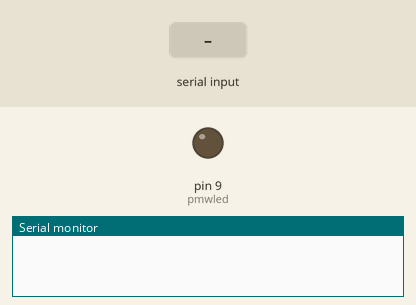
Recording of a sketch running on a simulated Arduino Uno, built with avr-gcc and run on an emulated ATmega328P. Parts: output pins drawn as LEDs (lit = HIGH), the last lines printed to the serial monitor. The inputs (shaded band) are chosen by the test bench.

Above: at 1.2 s.
1.3 s: "30,150\n" received over Serial
At 2.5 s:
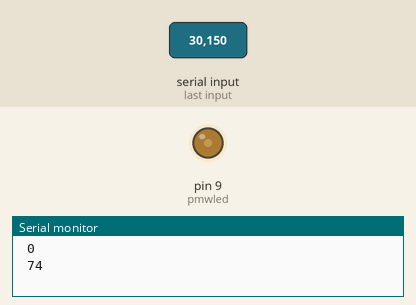
2.8 s: "90,45\n" received over Serial
4.3 s: "200\n" received over Serial
Timing chart, 0 to 7.3 s (numbered marks = the images above; inputs shaded):
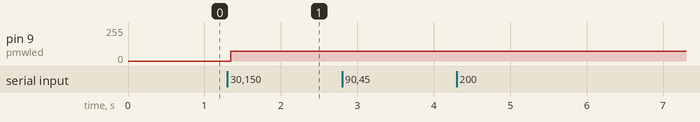

Measured:
- after the input at 1.3 s, pin 9 (pmwled): 0/255 → 74/255 after 0.05 s

The sketch:

Dimmer_Bluetooth.ino
```cpp
int pmwled = 9;
byte brightness = 0;

void setup() {
  pinMode(pmwled, OUTPUT);
  Serial.begin(9600);
}

void loop() {
  if (Serial.available() > 0) {
    brightness = Serial.read();
    if (brightness >= '0' && brightness <= '9');
    brightness = 25 * (brightness - '0');
    Serial.println(brightness);
    Serial.print(" ");

    analogWrite(pmwled, brightness);
  }

}
```
